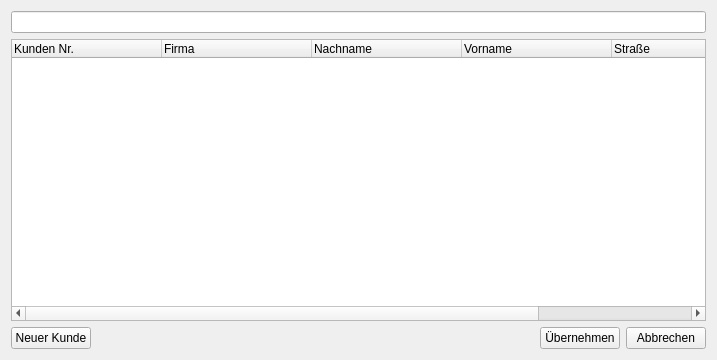
<?xml version="1.0" encoding="UTF-8"?>
<ui version="4.0">
 <class>Form</class>
 <widget class="QWidget" name="Form">
  <property name="windowModality">
   <enum>Qt::ApplicationModal</enum>
  </property>
  <property name="geometry">
   <rect>
    <x>0</x>
    <y>0</y>
    <width>717</width>
    <height>360</height>
   </rect>
  </property>
  <property name="windowTitle">
   <string>Adressen</string>
  </property>
  <property name="windowIcon">
   <iconset resource="../res.qrc">
    <normaloff>:/newPrefix/res/Users Folder.png</normaloff>:/newPrefix/res/Users Folder.png</iconset>
  </property>
  <layout class="QVBoxLayout" name="verticalLayout">
   <item>
    <widget class="QLineEdit" name="lineEdit"/>
   </item>
   <item>
    <widget class="QTreeWidget" name="treeWidget">
     <property name="rootIsDecorated">
      <bool>false</bool>
     </property>
     <attribute name="headerDefaultSectionSize">
      <number>150</number>
     </attribute>
     <column>
      <property name="text">
       <string>Kunden Nr.</string>
      </property>
     </column>
     <column>
      <property name="text">
       <string>Firma</string>
      </property>
     </column>
     <column>
      <property name="text">
       <string>Nachname</string>
      </property>
     </column>
     <column>
      <property name="text">
       <string>Vorname</string>
      </property>
     </column>
     <column>
      <property name="text">
       <string>Straße</string>
      </property>
     </column>
     <column>
      <property name="text">
       <string>Plz, Ort</string>
      </property>
     </column>
    </widget>
   </item>
   <item>
    <layout class="QHBoxLayout" name="horizontalLayout">
     <item>
      <widget class="QPushButton" name="pushButton_newKunde">
       <property name="text">
        <string>Neuer Kunde</string>
       </property>
      </widget>
     </item>
     <item>
      <spacer name="horizontalSpacer">
       <property name="orientation">
        <enum>Qt::Horizontal</enum>
       </property>
       <property name="sizeHint" stdset="0">
        <size>
         <width>40</width>
         <height>20</height>
        </size>
       </property>
      </spacer>
     </item>
     <item>
      <widget class="QPushButton" name="pushButton_apply">
       <property name="text">
        <string>Übernehmen</string>
       </property>
      </widget>
     </item>
     <item>
      <widget class="QPushButton" name="pushButton_cancel">
       <property name="text">
        <string>Abbrechen</string>
       </property>
      </widget>
     </item>
    </layout>
   </item>
  </layout>
 </widget>
 <resources>
  <include location="../res.qrc"/>
 </resources>
 <connections/>
</ui>
